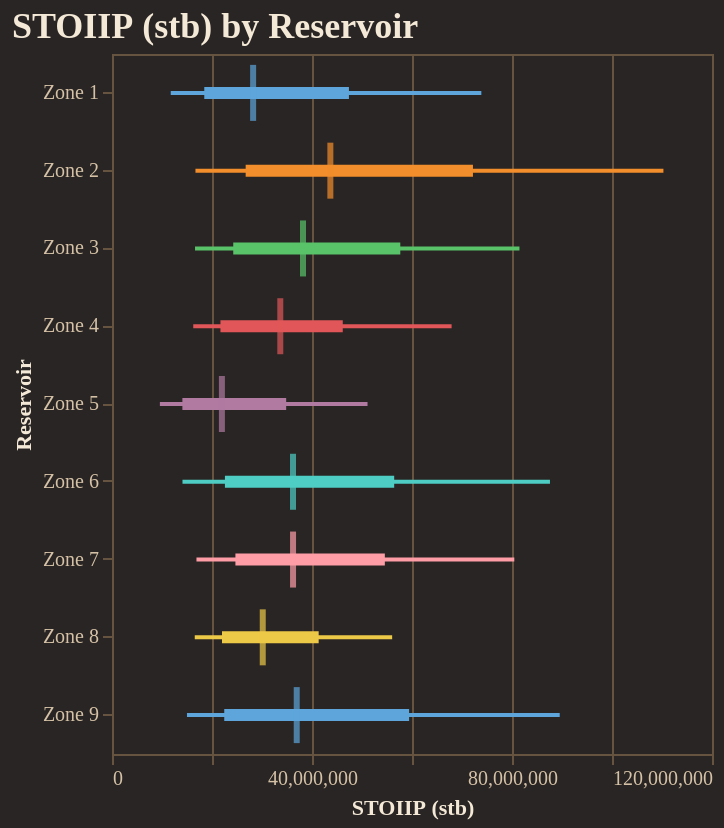

The code cell stored with this chart in its notebook:
### Code cell
fig = reporter.plotter.forest_plot(
    "STOIIP (stb)", 
    backend=PLOTTING_BACKEND
)
fig.show()

### Figure 1 — Vega-Lite specification as saved in the notebook (floating-point values rounded to 4 significant figures)
{"config": {"background": "#292524", "view": {"fill": "#292524", "stroke": "#665340"}, "title": {"color": "#f4e9d7", "font": "Merriweather", "fontSize": 18, "fontWeight": 600, "subtitleColor": "#d5c2a6", "anchor": "start"}, "axis": {"domainColor": "#665340", "gridColor": "#665340", "tickColor": "#665340", "labelColor": "#d5c2a6", "titleColor": "#f4e9d7", "labelFont": "Merriweather", "titleFont": "Merriweather"}, "legend": {"titleColor": "#f4e9d7", "labelColor": "#d5c2a6", "labelFont": "Merriweather", "titleFont": "Merriweather", "orient": "top-right", "symbolType": "circle"}, "header": {"labelColor": "#d5c2a6", "titleColor": "#f4e9d7", "labelFont": "Merriweather", "titleFont": "Merriweather"}, "mark": {"color": "#c78d3b"}, "line": {"color": "#c78d3b"}, "bar": {"color": "#c78d3b"}, "point": {"color": "#ddb06d"}, "area": {"color": "#c78d3b", "opacity": 0.35}, "text": {"color": "#f4e9d7", "font": "Merriweather"}, "range": {"category": ["#5DA5DA", "#F28E2B", "#59C36A", "#E15759", "#B07AA1", "#4ECDC4", "#FF9DA7", "#EDC948"]}}, "layer": [{"mark": {"type": "rule", "strokeWidth": 2}, "encoding": {"color": {"field": "group", "legend": null, "type": "nominal"}, "x": {"field": "p10", "scale": {"zero": false}, "title": "STOIIP (stb)", "type": "quantitative"}, "x2": {"field": "p90"}, "y": {"field": "group", "sort": ["Zone 1", "Zone 2", "Zone 3", "Zone 4", "Zone 5", "Zone 6", "Zone 7", "Zone 8", "Zone 9"], "title": "Reservoir", "type": "nominal"}}}, {"mark": {"type": "rule", "strokeWidth": 6}, "encoding": {"color": {"field": "group", "legend": null, "type": "nominal"}, "x": {"field": "p25", "scale": {"zero": false}, "title": "STOIIP (stb)", "type": "quantitative"}, "x2": {"field": "p75"}, "y": {"field": "group", "sort": ["Zone 1", "Zone 2", "Zone 3", "Zone 4", "Zone 5", "Zone 6", "Zone 7", "Zone 8", "Zone 9"], "title": "Reservoir", "type": "nominal"}}}, {"mark": {"type": "tick", "color": "black", "size": 28, "thickness": 3}, "encoding": {"color": {"field": "group", "legend": null, "type": "nominal"}, "tooltip": [{"field": "group", "title": "Group", "type": "nominal"}, {"field": "p10", "title": "P10", "type": "quantitative"}, {"field": "p25", "title": "P25", "type": "quantitative"}, {"field": "median", "title": "Median", "type": "quantitative"}, {"field": "p75", "title": "P75", "type": "quantitative"}, {"field": "p90", "title": "P90", "type": "quantitative"}], "x": {"field": "median", "scale": {"zero": false}, "title": "STOIIP (stb)", "type": "quantitative"}, "y": {"field": "group", "sort": ["Zone 1", "Zone 2", "Zone 3", "Zone 4", "Zone 5", "Zone 6", "Zone 7", "Zone 8", "Zone 9"], "title": "Reservoir", "type": "nominal"}}}], "data": {"name": "data-bc0aebb2ce79a550677dd0280a3cb00d"}, "height": 350, "title": "STOIIP (stb) by Reservoir", "width": "container", "$schema": "https://vega.github.io/schema/vega-lite/v5.20.1.json", "datasets": {"data-bc0aebb2ce79a550677dd0280a3cb00d": [{"group": "Zone 1", "p10": 11750000.0, "p25": 18450000.0, "median": 28220000.0, "p75": 47390000.0, "p90": 73870000.0}, {"group": "Zone 2", "p10": 16690000.0, "p25": 26730000.0, "median": 43670000.0, "p75": 72190000.0, "p90": 110300000.0}, {"group": "Zone 3", "p10": 16610000.0, "p25": 24250000.0, "median": 38200000.0, "p75": 57660000.0, "p90": 81490000.0}, {"group": "Zone 4", "p10": 16250000.0, "p25": 21690000.0, "median": 33660000.0, "p75": 46150000.0, "p90": 67920000.0}, {"group": "Zone 5", "p10": 9576000.0, "p25": 14080000.0, "median": 21980000.0, "p75": 34830000.0, "p90": 51110000.0}, {"group": "Zone 6", "p10": 14100000.0, "p25": 22580000.0, "median": 36200000.0, "p75": 56440000.0, "p90": 87590000.0}, {"group": "Zone 7", "p10": 16890000.0, "p25": 24680000.0, "median": 36210000.0, "p75": 54570000.0, "p90": 80460000.0}, {"group": "Zone 8", "p10": 16550000.0, "p25": 22000000.0, "median": 30150000.0, "p75": 41330000.0, "p90": 56030000.0}, {"group": "Zone 9", "p10": 14990000.0, "p25": 22450000.0, "median": 36950000.0, "p75": 59420000.0, "p90": 89550000.0}]}}
